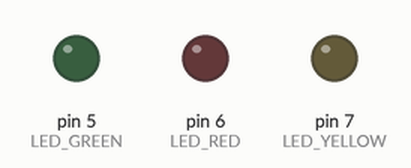
A sketch run on a simulated Arduino Uno, built with avr-gcc and run on an emulated ATmega328P. Parts: output pins drawn as LEDs (lit = HIGH). Random numbers use the default seed unless the sketch sets one.

Above: at 0.15 s.
At 6.45 s:
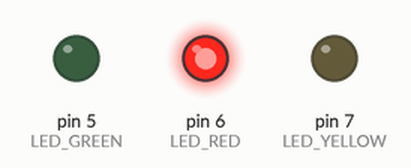
At 20.25 s:
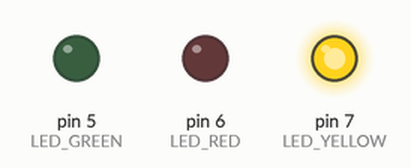
At 39.15 s:
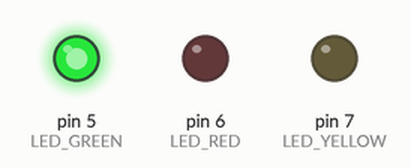
Timing chart, 0 to 40.0 s (numbered marks = the images above):
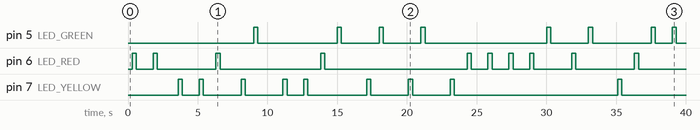

The sketch:

Blink.ino
```cpp
// 210325_embedded_hw1
int LED_YELLOW = 7;
int LED_RED = 6;
int LED_GREEN = 5;

// the setup function runs once when you press reset or power the board
void setup() {
  // initialize digital pin LED_BUILTIN as an output.
  pinMode(LED_YELLOW, OUTPUT);
  pinMode(LED_RED, OUTPUT);
  pinMode(LED_GREEN, OUTPUT);
}

// the loop function runs over and over again forever
void loop() {
 int ran = random(3);
 if (ran == 0)
 {
 digitalWrite(LED_GREEN, HIGH);
 delay(300);
 digitalWrite(LED_GREEN, LOW);
 delay(300);
 }
delay(300);

 if (ran == 1)
 {
digitalWrite(LED_RED, HIGH);
delay(300);
digitalWrite(LED_RED, LOW);
delay(300);
 }
delay(300);

 if (ran == 2)
 {
digitalWrite(LED_YELLOW, HIGH);
delay(300);
digitalWrite(LED_YELLOW, LOW);
delay(300);
 }
delay(300);
}
```

Measured:
- by itself, pin 5 (LED_GREEN): LOW → HIGH at 9.0 s, → LOW 0.30 s later, → HIGH 5.7 s later, → LOW 0.30 s later, … (16 changes in this stretch)
- by itself, pin 6 (LED_RED): LOW → HIGH at 0.30 s, → LOW 0.30 s later, → HIGH 1.2 s later, → LOW 0.30 s later, … (20 changes in this stretch)
- by itself, pin 7 (LED_YELLOW): LOW → HIGH at 3.6 s, → LOW 0.30 s later, → HIGH 1.2 s later, → LOW 0.30 s later, … (18 changes in this stretch)
